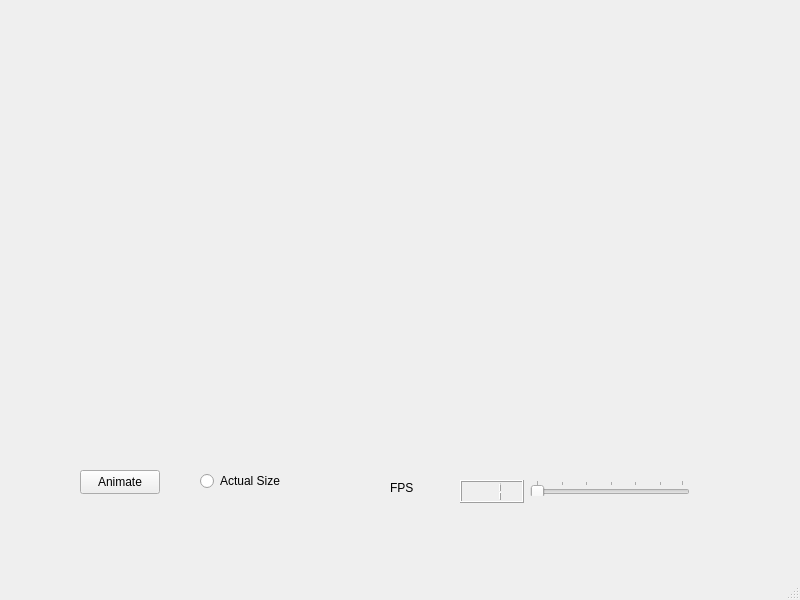
<?xml version="1.0" encoding="UTF-8"?>
<ui version="4.0">
 <class>previewwindow</class>
 <widget class="QMainWindow" name="previewwindow">
  <property name="geometry">
   <rect>
    <x>0</x>
    <y>0</y>
    <width>800</width>
    <height>600</height>
   </rect>
  </property>
  <property name="windowTitle">
   <string>Preview Window</string>
  </property>
  <widget class="QWidget" name="centralwidget">
   <widget class="QPushButton" name="animateButton">
    <property name="geometry">
     <rect>
      <x>80</x>
      <y>470</y>
      <width>80</width>
      <height>24</height>
     </rect>
    </property>
    <property name="text">
     <string>Animate</string>
    </property>
    <property name="checkable">
     <bool>true</bool>
    </property>
   </widget>
   <widget class="QRadioButton" name="actualSizeRadio">
    <property name="geometry">
     <rect>
      <x>200</x>
      <y>470</y>
      <width>91</width>
      <height>22</height>
     </rect>
    </property>
    <property name="text">
     <string>Actual Size</string>
    </property>
   </widget>
   <widget class="QSlider" name="fpsSlider">
    <property name="geometry">
     <rect>
      <x>530</x>
      <y>480</y>
      <width>160</width>
      <height>16</height>
     </rect>
    </property>
    <property name="minimum">
     <number>1</number>
    </property>
    <property name="maximum">
     <number>60</number>
    </property>
    <property name="orientation">
     <enum>Qt::Orientation::Horizontal</enum>
    </property>
    <property name="tickPosition">
     <enum>QSlider::TickPosition::TicksAbove</enum>
    </property>
    <property name="tickInterval">
     <number>10</number>
    </property>
   </widget>
   <widget class="QLabel" name="fpsLabel">
    <property name="geometry">
     <rect>
      <x>390</x>
      <y>480</y>
      <width>49</width>
      <height>16</height>
     </rect>
    </property>
    <property name="text">
     <string>FPS</string>
    </property>
   </widget>
   <widget class="QLCDNumber" name="fpsDisplay">
    <property name="geometry">
     <rect>
      <x>460</x>
      <y>480</y>
      <width>64</width>
      <height>23</height>
     </rect>
    </property>
    <property name="digitCount">
     <number>2</number>
    </property>
    <property name="intValue" stdset="0">
     <number>1</number>
    </property>
   </widget>
   <widget class="QLabel" name="spriteLabel">
    <property name="geometry">
     <rect>
      <x>90</x>
      <y>60</y>
      <width>541</width>
      <height>301</height>
     </rect>
    </property>
    <property name="text">
     <string/>
    </property>
   </widget>
  </widget>
  <widget class="QMenuBar" name="menubar">
   <property name="geometry">
    <rect>
     <x>0</x>
     <y>0</y>
     <width>800</width>
     <height>21</height>
    </rect>
   </property>
  </widget>
  <widget class="QStatusBar" name="statusbar"/>
 </widget>
 <resources/>
 <connections>
  <connection>
   <sender>fpsSlider</sender>
   <signal>sliderMoved(int)</signal>
   <receiver>fpsDisplay</receiver>
   <slot>display(int)</slot>
   <hints>
    <hint type="sourcelabel">
     <x>582</x>
     <y>510</y>
    </hint>
    <hint type="destinationlabel">
     <x>504</x>
     <y>509</y>
    </hint>
   </hints>
  </connection>
  <connection>
   <sender>animateButton</sender>
   <signal>clicked()</signal>
   <receiver>previewwindow</receiver>
   <slot>animation()</slot>
   <hints>
    <hint type="sourcelabel">
     <x>127</x>
     <y>499</y>
    </hint>
    <hint type="destinationlabel">
     <x>137</x>
     <y>528</y>
    </hint>
   </hints>
  </connection>
 </connections>
 <slots>
  <slot>animation()</slot>
 </slots>
</ui>
